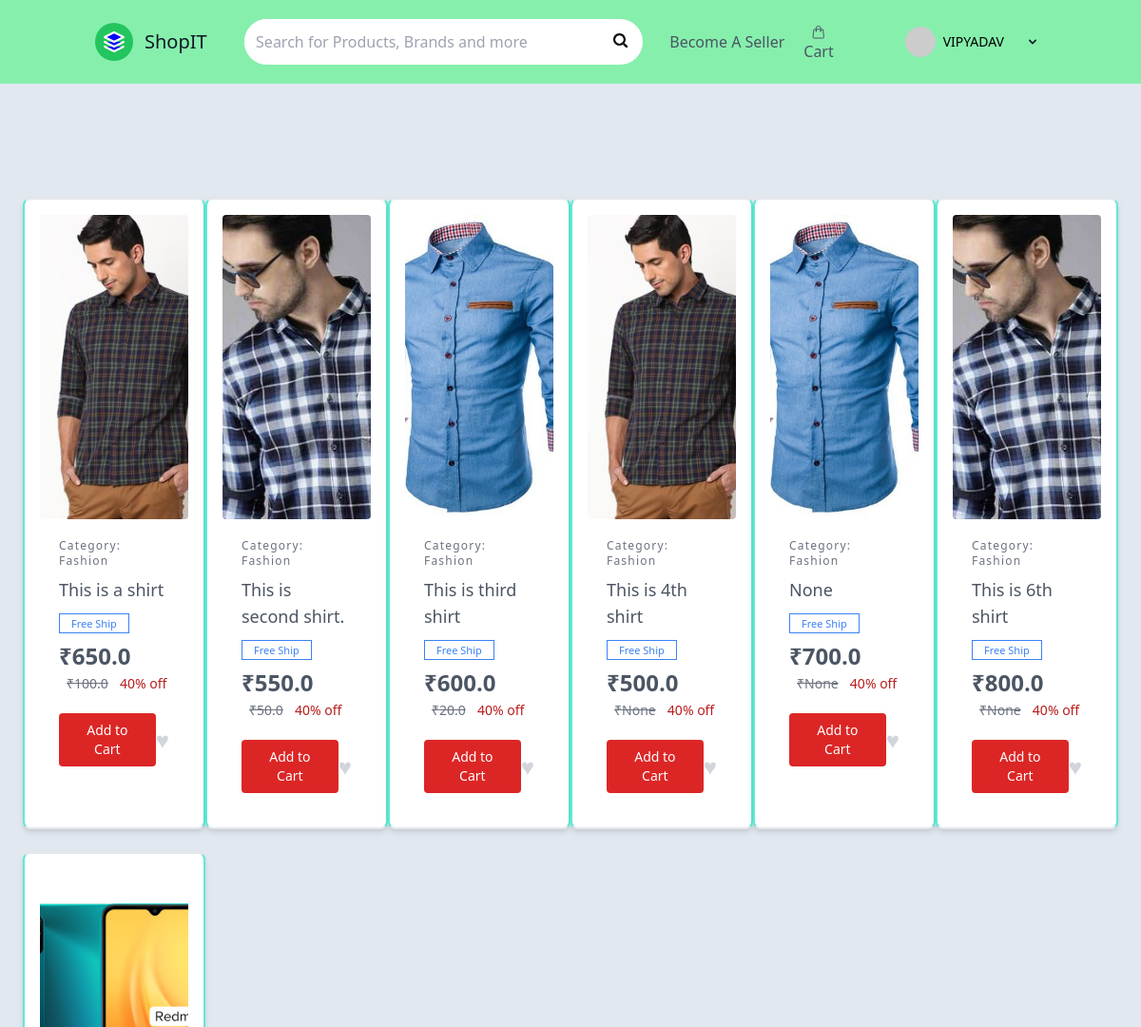
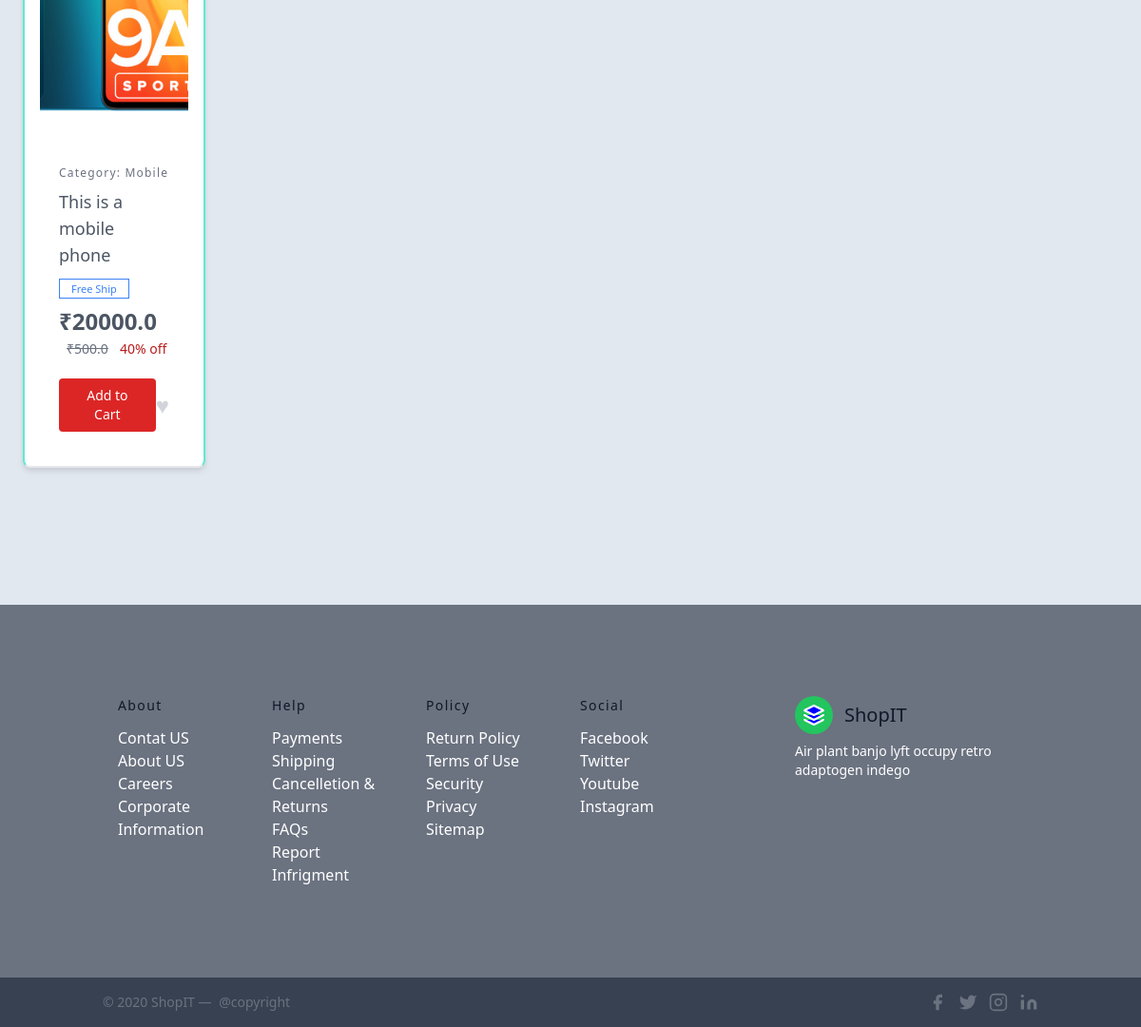
The app's page / (signed in) with its own data (2 pictures, top to bottom).
### shop/models.py (models this page shows, shortened)
class Product(models.Model):
    name = models.CharField(max_length=100, null=False, blank=False)
    description = models.CharField(max_length=100,null=True, blank=True)
    category = models.ForeignKey("Category", null=False,blank= False, on_delete=models.CASCADE)
    original_price = models.FloatField(null=False, blank=False)
    discount_price = models.FloatField(null=True, blank= True)
    image = models.ImageField(upload_to='product_image/', null = True, blank =True)
    slug = models.SlugField(null=True, blank=True)

class Category(models.Model):
    category = models.CharField(max_length=50, null=False, blank= False)
    def __str__(self) -> str:
        return self.category
    class Meta:
        verbose_name = "Categorie"

### shop/views.py (the view)
# urls.py: 2. Add a URL to urlpatterns:  path('', views.home, name='home')
def home(request):
    products = Product.objects.all()
    if 'product_ids' in request.COOKIES:
        product_ids = request.COOKIES['product_ids']
        counter=product_ids.split('|')
        product_count_in_cart=len(set(counter))
    else:
        product_count_in_cart=0
    num_visits = request.session.get('num_visits', 0)
    request.session['num_visits'] = num_visits + 1
    context = {
        'products': products,
        'num_visits' : num_visits
    }
    return render(request, 'home.html', context)

### shop/templates/home.html (shortened to what this page needs)
{% extends 'base.html' %}
{% block content %}
<section class="text-gray-600 body-font">
    <div class="py-24 bg-slate-200">
      <div class="flex flex-wrap m-6">
        {% for product in products %}
          <div class="bg-white drop-shadow-md rounded-lg p-4 border-2 lg:w-1/6 md:w-1/3 sm:w-1/2 mb-6 col-start-4 border-x-teal-300">
              <img class="h-80 cover object-cover w-auto rounded"
                  src="{{product.image.url}}" />
              <div class="px-5 py-3 space-y-2">
              <h3 class="text-gray-500 text-xs tracking-widest title-font mb-1 mt-2">Category: {{ product.category}}</h3>
                  <h3 class="text-lg">{{product.description}}</h3>
                  <div class="space-x-2">
                      <span class="px-3 py-0.5 border border-blue-500 text-[11px] text-blue-500">Free Ship</span>
                  </div>
                  <p class="space-x-2" >
                      <span class="text-2xl font-semibold">₹{{ product.original_price}}</span>
                      <span class="text-sm line-through text-gray-500">₹{{product.discount_price}}</span>
                      <span class="text-sm text-red-700">40% off</span>
                  </p>
                  <div class="flex justify-between items-center pt-3 pb-2">
                      <a href="{% url 'shop:add-to-cart' product.id %}"
                          class="px-4 py-2 bg-red-600 hover:bg-green-700 text-center text-sm text-white rounded duration-300">
                          Add to Cart</a>
                      <a href="#" title="Add to Favorites"
                          class="text-2xl text-gray-300 hover:text-red-500 duration-300">&hearts;</a>
                  </div>
              </div>
          </div>
          {% endfor %}
        </div>
    </div>
</section>
{% endblock content %}

### templates/header.html (shortened to what this page needs)
<!DOCTYPE html>
<html lang="en">
<head>
<script src="https://cdn.tailwindcss.com"></script>
</head>
<body>
    <header class="text-gray-600 body-font bg-green-300 shadow-xl">
        <div class="container mx-auto flex flex-wrap p-3 flex-col md:flex-row items-center">
          <a href="{% url 'shop:home'%}" class="flex title-font font-medium items-center text-gray-900 mb-4 md:mb-0">
            <svg xmlns="http://www.w3.org/2000/svg" fill="blue" stroke="currentColor" stroke-linecap="round" stroke-linejoin="round" stroke-width="2" class="w-10 h-10 text-white p-2 bg-green-500 rounded-full" viewBox="0 0 24 24">
              <path d="M12 2L2 7l10 5 10-5-10-5zM2 17l10 5 10-5M2 12l10 5 10-5"></path>
            </svg>
            <span class="ml-3 text-xl">ShopIT</span>
          </a>
          <nav class="md:ml-auto md:mr-auto flex flex-wrap items-center text-base justify-center">
            <div class="navbar-search smallsearch mx-3 my-2 mr-7 bg-white pr-4 col-xs-11 rounded-full">
              <form  action="/search" method="get">
                <div class="row"> <input class="navbar-input p-3 w-96 rounded-full col-xs-11 outline-none" type="search" placeholder="Search for Products, Brands and more" name="query" id="query">
                  <button class="navbar-button col-xs-1" type="submit">
                  </button>
                </div>
              </form>
            </div>
            <a class="mr-5 hover:text-gray-900">Become A Seller</a>
            <div class="flex items-center pt-3 pb-2">
              <a class="mr-5 relative hover:text-gray-900 inline-block" href="{% url 'shop:cart'%}">
             <span>Cart</span>
            </a></div>
          </nav>
          <div class="inline-flex items-center gap-2 list-none lg:ml-auto">
            {% if user.is_authenticated %}
            <button id="dropdownAvatarNameButton" data-dropdown-toggle="dropdownAvatarName" class="flex items-center text-sm font-medium text-gray-900 rounded-full hover:text-blue-600 dark:hover:text-blue-500 md:mr-0 focus:ring-4 focus:ring-gray-100 dark:focus:ring-gray-700 dark:text-white" type="button">
                <img class="mr-2 w-8 h-8 rounded-full" src="https://placeimg.com/80/80/people" alt="user photo">
                <a href="" class="mr-4 text-black">{{ user.get_username.upper}}</a>
              <svg class="w-4 h-4 mx-1.5" aria-hidden="true" fill="currentColor" viewBox="0 0 20 20" xmlns="http://www.w3.org/2000/svg"><path fill-rule="evenodd" d="M5.293 7.293a1 1 0 011.414 0L10 10.586l3.293-3.293a1 1 0 111.414 1.414l-4 4a1 1 0 01-1.414 0l-4-4a1 1 0 010-1.414z" clip-rule="evenodd"></path></svg>
            </button>
        {% endif %}
      </header>
</body>
</html>

### records on screen
Product: image (picture), category "Fashion", description "This is a shirt", original_price "650.0", discount_price "100.0"
Product: image (picture), category "Fashion", description "This is second shirt.", original_price "550.0", discount_price "50.0"
Product: image (picture), category "Fashion", description "This is third shirt", original_price "600.0", discount_price "20.0"
Product: image (picture), category "Fashion", description "This is 4th shirt", original_price "500.0", discount_price "None"
Product: image (picture), category "Fashion", description "None", original_price "700.0", discount_price "None"
Product: image (picture), category "Fashion", description "This is 6th shirt", original_price "800.0", discount_price "None"
Product: image (picture), category "Mobile", description "This is a mobile phone", original_price "20000.0", discount_price "500.0"

### other values on screen
{{ user.get_username.upper }} "VIPYADAV"
